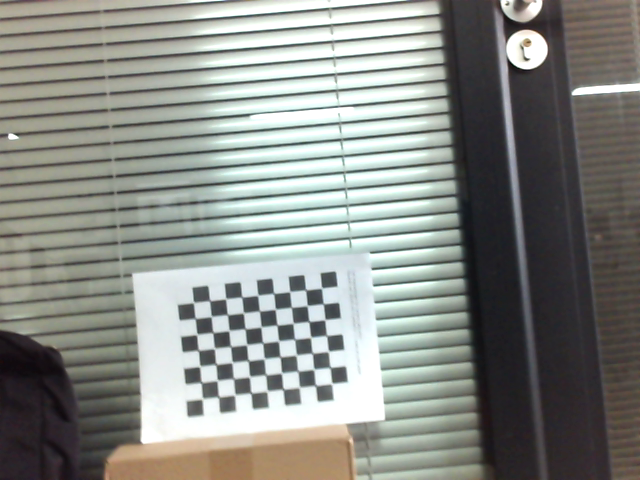
#> input picture image/chessboard-R0.png, 640 x 480 px
$ python Main_Stereo_Vision_Prog.py   (older library calls are emulated)
#> lines starting #> are read from the running program, lines starting #| are printed output that depends on the picture
#      ▄▀▄     ▄▀▄
#     ▄█░░▀▀▀▀▀░░█▄
# ▄▄  █░░░░░░░░░░░█  ▄▄
#█▄▄█ █░░▀░░┬░░▀░░█ █▄▄█

###################################
##### Authors:                #####
##### Stephane Vujasinovic    #####
##### Frederic Uhrweiller     #####
#####                         #####
##### Creation: 2017          #####
###################################


#***********************
#**** Main Programm ****
#***********************


# Package importation
import numpy as np
import cv2
from openpyxl import Workbook # Used for writing data into an Excel file
from sklearn.preprocessing import normalize

# Filtering
kernel= np.ones((3,3),np.uint8)

def coords_mouse_disp(event,x,y,flags,param):
    if event == cv2.EVENT_LBUTTONDBLCLK:
        #print x,y,disp[y,x],filteredImg[y,x]
        average=0
        for u in range (-1,2):
            for v in range (-1,2):
                average += disp[y+u,x+v]
        average=average/9
        Distance= -593.97*average**(3) + 1506.8*average**(2) - 1373.1*average + 522.06
        Distance= np.around(Distance*0.01,decimals=2)
        print('Distance: '+ str(Distance)+' m')

# [12 lines of commented-out code are left out]
wb=Workbook()
ws=wb.active

#*************************************************
#***** Parameters for Distortion Calibration *****
#*************************************************

# Termination criteria
criteria =(cv2.TERM_CRITERIA_EPS + cv2.TERM_CRITERIA_MAX_ITER, 30, 0.001)
criteria_stereo= (cv2.TERM_CRITERIA_EPS + cv2.TERM_CRITERIA_MAX_ITER, 30, 0.001)

# Prepare object points
objp = np.zeros((9*7,3), np.float32)
objp[:,:2] = np.mgrid[0:9,0:7].T.reshape(-1,2)

# Arrays to store object points and image points from all images
objpoints= []   # 3d points in real world space
imgpointsR= []   # 2d points in image plane
imgpointsL= []

# Start calibration from the camera
print('Starting calibration for the 2 cameras... ')
# Call all saved images
for i in range(0,50):   # Put the amount of pictures you have taken for the calibration inbetween range(0,?) wenn starting from the image number 0
    t= str(i)
    ChessImaR= cv2.imread('./image/chessboard-R'+t+'.png',0)    # Right side
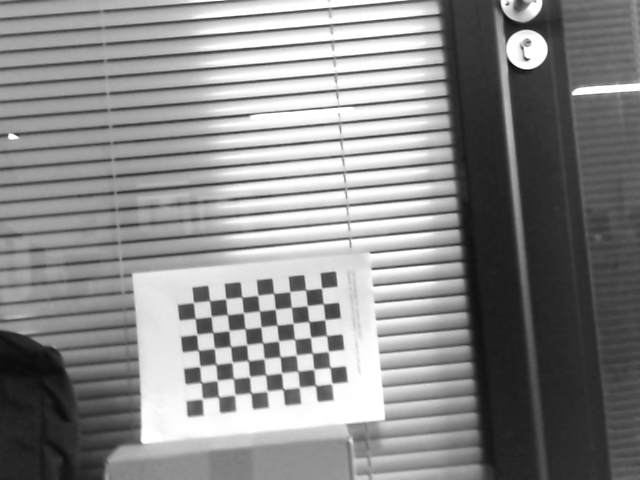
#> ChessImaR: shape (480, 640); min 9, max 255, mean 137.8
    ChessImaL= cv2.imread('./image/chessboard-L'+t+'.png',0)    # Left side
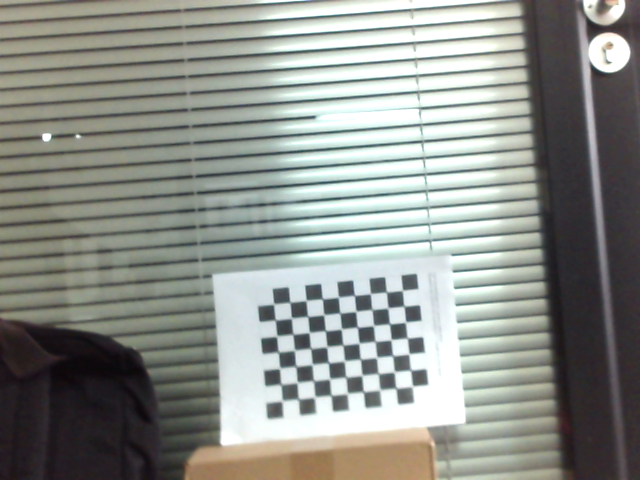
#> input picture image/chessboard-L0.png, 640 x 480 px
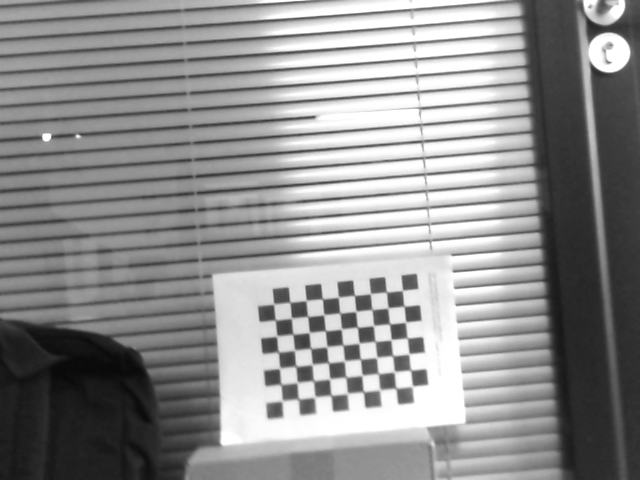
#> ChessImaL: shape (480, 640); min 9, max 255, mean 143.1
    retR, cornersR = cv2.findChessboardCorners(ChessImaR,
                                               (9,7),None)  # Define the number of chees corners we are looking for
#> retR = True; cornersR = 63 rows, first 8: [332.1, 382.9], [315.5, 385.5], [299.6, 387], [283.2, 389.1], [267.6, 390.2], [251.2, 393.2], [234.9, 394.9], [218.7, 397.3]
    retL, cornersL = cv2.findChessboardCorners(ChessImaL,
                                               (9,7),None)  # Left side
#> retL = True; cornersL = 63 rows, first 8: [413.3, 385.5], [396.4, 388.3], [381.2, 389.3], [363.2, 391.7], [348.2, 392.6], [331, 395.1], [315.7, 395.9], [298.4, 398.9]
    if (True == retR) & (True == retL):
        objpoints.append(objp)
        cv2.cornerSubPix(ChessImaR,cornersR,(11,11),(-1,-1),criteria)
        cv2.cornerSubPix(ChessImaL,cornersL,(11,11),(-1,-1),criteria)
        imgpointsR.append(cornersR)
        imgpointsL.append(cornersL)
#> pass 2 of the loop `for i in range(0,50):`:
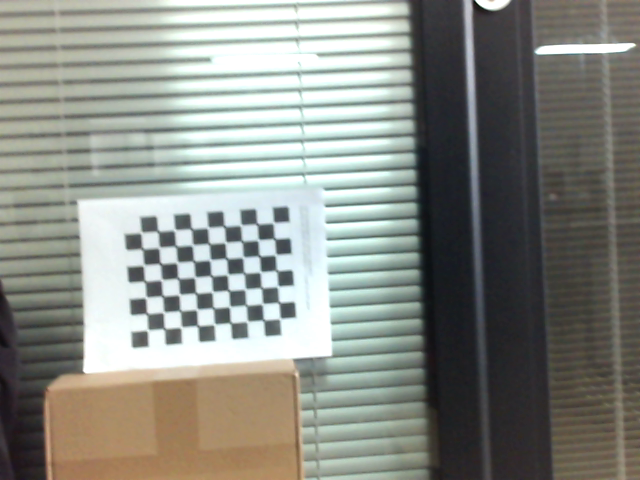
#> input picture image/chessboard-R1.png, 640 x 480 px
#> `ChessImaR= cv2.imread('./image/chessboard-R'+t+'.png',0)`:
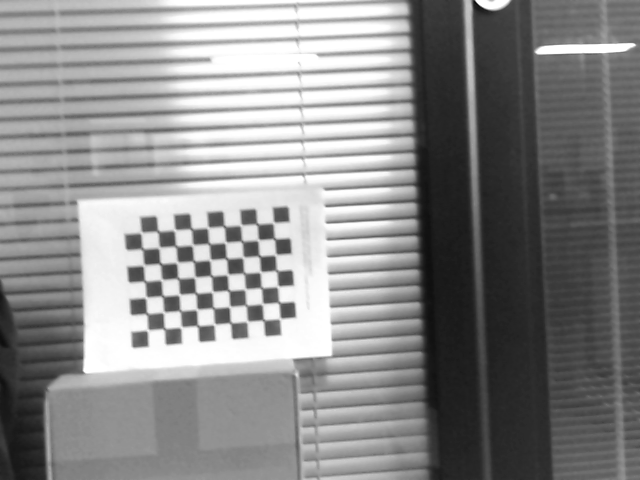
#> ChessImaR: shape (480, 640); min 13, max 255, mean 137.6
#> cornersR = 63 rows, first 8: [280.7, 317.6], [263.2, 319.6], [247, 321.4], [230.6, 323.1], [215.1, 323.6], [196.9, 325.1], [180.2, 328.1], [164.4, 328.5]
#> (the run stopped early here; a loop or call above may not have finished)
